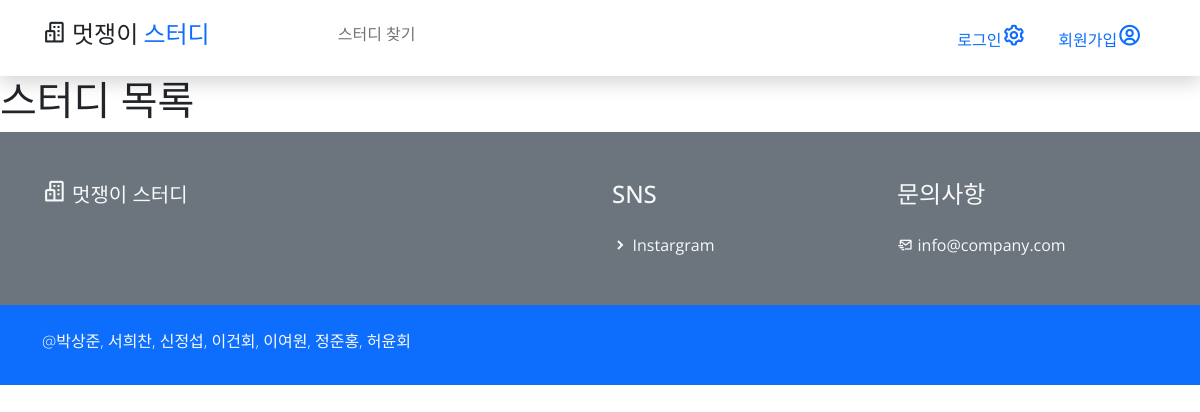
The app's page /study/, older data.
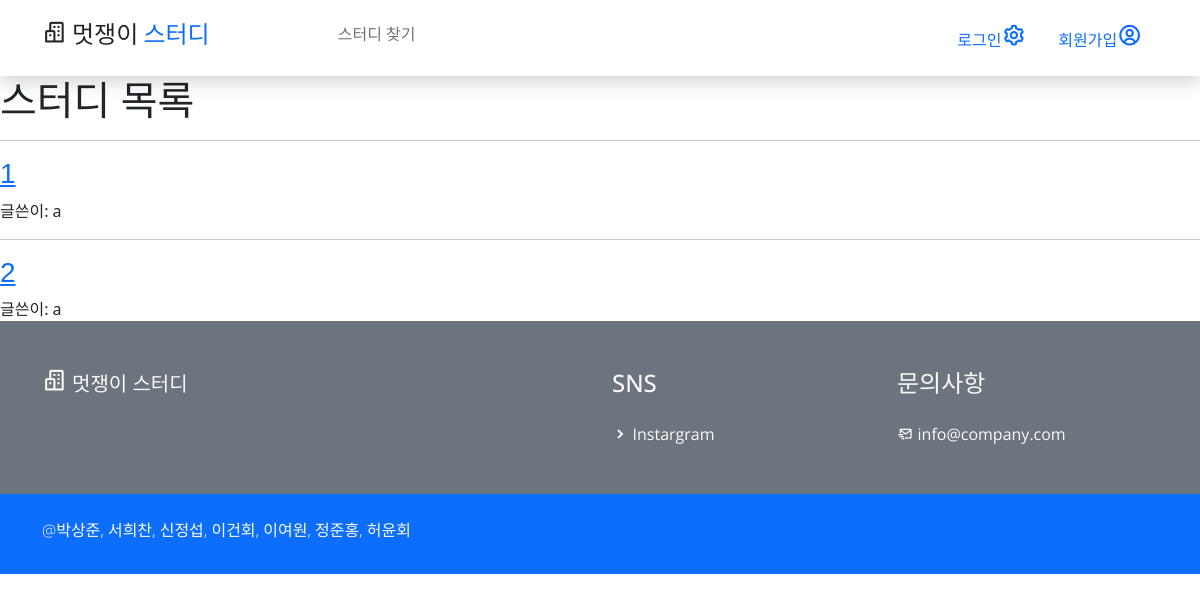
The same page, newer data.
### study/models.py (models this page shows)
class study(models.Model):
    writer = models.ForeignKey(User, on_delete=models.CASCADE)  # 작성자, User 모델 사용
    name = models.CharField(max_length=50)  # 스터디명
    section = models.CharField(max_length=30)  # 분야
    intro = models.CharField(max_length=100)  # 스터디 한줄 소개
    qualification = models.CharField(max_length=100)  # 스터디 참가 대상
    member_start = models.IntegerField(default=1)  # 모집 인원 시작
    member_end = models.IntegerField(default=1)  # 모집 인원 끝
    start_date = models.DateField()  # 활동 기간(시작일)
    due_date = models.DateField()  # 활동 기간(마감일
    body = models.TextField()  # 스터디 정보
    body = models.TextField()  # 스터디 정보
    difficulty = models.IntegerField(default=0)  # 스터디 난이도(빡센 정도 1~10으로 입력받을 예정)
    phnum = models.CharField(max_length=13)  # 대표자 연락처
    image = models.FileField(
        upload_to="image/", null=True
    )  # 스터디 관련 이미지(있으면 글 썸네일, 없으면 메인 로고가 글 썸네일)
    study_member_request = models.ManyToManyField(
        User, related_name="study_member_request", through="member_request"
    )  # 가입신청 유저들
    study_member = models.ManyToManyField(
        User, related_name="study_member", through="member"
    )  # 가입된 유저들
    is_over = models.BooleanField()

### study/views.py (the view)
# urls.py: path("", studylist, name="studylist"),  # 스터디 목록 페이지
def studylist(request):
    posts = study.objects.all()
    return render(request, "study/studylist.html", {"posts": posts})

### study/templates/study/studylist.html
{% extends 'base.html' %}
{% load static %}
{% block content %}
<h1>스터디 목록</h1>
<section>
{%for post in posts%}
<hr>
<div>
    <a href="{%url 'study:detail' post.id%}"><h3 style="font-family: 'Nanum Gothic Coding', sans-serif;">{{post.name}}</h3></a>
    글쓴이: {{post.writer}}
</div>
{%endfor%}
</section>
{% endblock %}

Row changes from the older to the newer data that the page shows:
added study: name "1", writer "a"
added study: name "2", writer "a"
